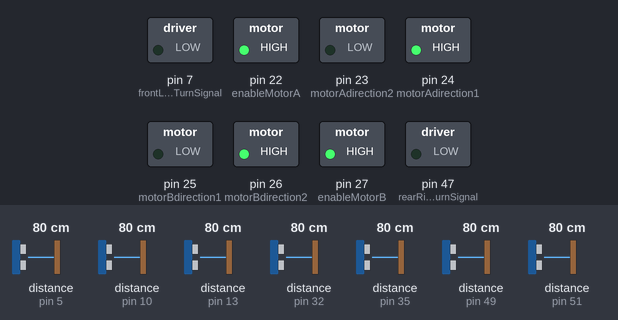
A sketch run on a simulated Arduino Mega 2560, built with avr-gcc and run on an emulated ATmega2560. Parts: switched loads named in the sketch (green lamp = pin HIGH). Wiring (inferred from the names in the program): ultrasonic range finder: trigger pin 31; echo pin 32. Dashed ring = blinking. The inputs (shaded band) are chosen by the test bench; at power-on: distance to the obstacle (sensors on pin 32, pin 51, pin 5, pin 10, pin 13, pin 35, pin 49) 80 cm. The echo pulse lasts 58.3 µs per cm; pins used as bus, display or sensor lines are not drawn.

Above: at 1.2 s.
1.3 s: distance to the obstacle (sensor on pin 32) set to 18 cm
2.8 s: distance to the obstacle (sensor on pin 32) set to 14 cm
At 5.3 s:
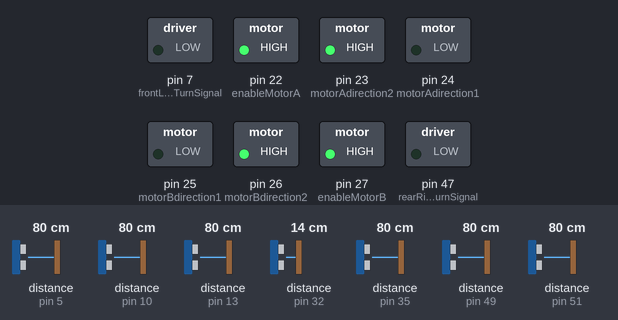
5.8 s: distance to the obstacle (sensor on pin 32) set to 35 cm
At 5.97 s:
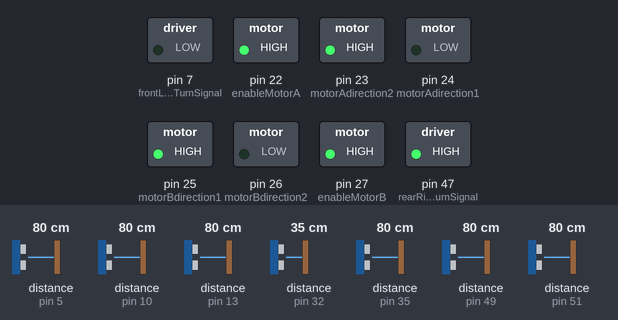
8.8 s: distance to the obstacle (sensor on pin 32) set to 2 cm
At 8.96 s:
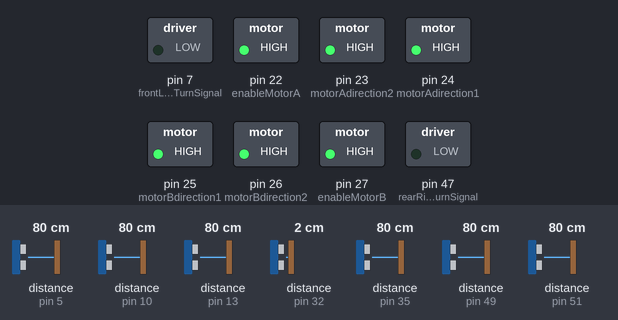
11.8 s: distance to the obstacle (sensor on pin 51) set to 13 cm
14.8 s: distance to the obstacle (sensor on pin 51) set to 10 cm
At 16.6 s:
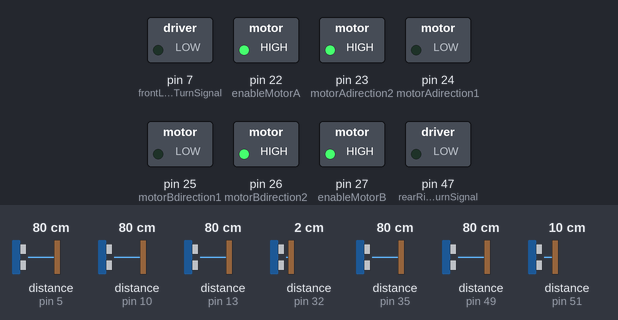
Timing chart, 0 to 18.7 s (numbered marks = the images above; inputs shaded):
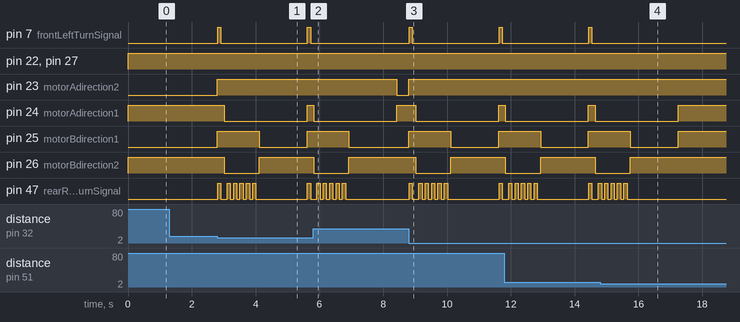

The sketch:

code.ino
```cpp
// Motor A setup

  int enableMotorA = 22; // Enables PWM signal for Motor A.
  int motorAdirection1 = 24; // Spinning direction of motor A [IN2] (i).
  int motorAdirection2 = 23; // Spinning direction of motor A [IN1] (ii).


// Motor B setup

  int enableMotorB = 27; //Enables PWM signal for Motor B.
  int motorBdirection1 = 25; // Spinning direction of motor B [IN4] (i).
  int motorBdirection2 = 26; // Spinning direction of motor B [IN3] (ii).


// Left turn signal setup

  int frontLeftTurnSignal = 7;
  int rearLeftTurnSignal = 50;


// Right turn signal setup

  int frontRightTurnSignal = 30;
  int rearRightTurnSignal = 47;

// Distance sensor setup

  // Front center distance sensor

    #define trigPinFC 31
    #define echoPinFC 32

  // Front left distance sensor

    #define trigPinFL 34
    #define echoPinFL 35

  // Front right distance sensor

    #define trigPinFR 6
    #define echoPinFR 5

  // Left side skirt distance sensor

    #define trigPinLSS 11
    #define echoPinLSS 10

  // Right side skirt distance sensor

    #define trigPinRSS 50
    #define echoPinRSS 51

  // Rear left distance sensor

    #define trigPinRL 12
    #define echoPinRL 13

  // Rear right distance sensor

    #define trigPinRR 48
    #define echoPinRR 49


void setup() {

  // Configure motor A:

    pinMode(enableMotorA, OUTPUT);
    pinMode(motorAdirection1, OUTPUT);
    pinMode(motorAdirection2, OUTPUT);


  // Configure motor B:

    pinMode(enableMotorB, OUTPUT);
    pinMode(motorBdirection1, OUTPUT);
    pinMode(motorBdirection2, OUTPUT);


  // Configure distance sensors:

    // Front center distance sensor

      pinMode(trigPinFC, OUTPUT);
      pinMode(echoPinFC, INPUT);

    // Front left distance sensor

      pinMode(trigPinFL, OUTPUT);
      pinMode(echoPinFL, INPUT);

    // Front right distance sensor

      pinMode(trigPinFR, OUTPUT);
      pinMode(echoPinFR, INPUT);

    // Left side skirt distance sensor

      pinMode(trigPinLSS, OUTPUT);
      pinMode(echoPinLSS, INPUT);

    // Right side skirt distance sensor

      pinMode(trigPinRSS, OUTPUT);
      pinMode(echoPinRSS, INPUT);

    // Rear left distance sensor

      pinMode(trigPinRL, OUTPUT);
      pinMode(echoPinRL, INPUT);

    // Rear right distance sensor

      pinMode(trigPinRR, OUTPUT);
      pinMode(echoPinRR, INPUT);

  // Configure turn signals:

    // Left turn signal

      pinMode(frontLeftTurnSignal, OUTPUT);
      pinMode(rearLeftTurnSignal, OUTPUT);

    // Right turn signal

      pinMode(frontRightTurnSignal, OUTPUT);
      pinMode(rearRightTurnSignal, OUTPUT);

  }


void loop() {
  movement();
  avoid();
  }


// Motor functions

  void forwardMotorA(){
    // Turns motor A on in the forward direction.
    digitalWrite(motorAdirection1, HIGH);
    digitalWrite(motorAdirection2, LOW);
  }


  void forwardMotorB(){
    // Turns motor B on in the forward direction.
    digitalWrite(motorBdirection1, LOW);
    digitalWrite(motorBdirection2, HIGH);
  }


  void backwardMotorA(){
    // Turns motor A on in the backward direction.
    digitalWrite(motorAdirection1, LOW);
    digitalWrite(motorAdirection2, HIGH);
  }


  void backwardMotorB(){
    // Turns motor B on in the backward direction.
    digitalWrite(motorBdirection1, HIGH);
    digitalWrite(motorBdirection2, LOW);
  }


  void stopMotorA(){
    // Motor A's shaft stops rotating.
    digitalWrite(motorAdirection1, HIGH);
    digitalWrite(motorAdirection2, HIGH);
  }


  void stopMotorB(){
    // Motor B's shaft stops rotating.
    digitalWrite(motorBdirection1, HIGH);
    digitalWrite(motorBdirection2, HIGH);
  }


  void coastMotorA(){
    // Car will coast from forward momentum from power of Motor A before it was turned off.
    digitalWrite(motorAdirection1, LOW);
    digitalWrite(motorAdirection2, LOW);
  }


  void coastMotorB(){
    // Car will coast from forward momentum from power of Motor B before it was turned off.
    digitalWrite(motorBdirection1, LOW);
    digitalWrite(motorBdirection2, LOW);
  }


  void motorAon(){
    // Turns motor A on.
    digitalWrite(enableMotorA, HIGH);
  }


  void motorBon(){
    // Turns motor B on.
    digitalWrite(enableMotorB, HIGH);
  }


  void motorAoff(){
    // Turns motor A off.
    digitalWrite(enableMotorA, LOW);
  }


  void motorBoff(){
    // Turns motor B off.
    digitalWrite(enableMotorB, LOW);
  }


// Movement functions

  void forward(int duration){
    // Car will move forward.
    forwardMotorA();
    forwardMotorB();
    delay(duration);
  }


  void backward(int duration){
    // Car will move backward.
    digitalWrite(frontLeftTurnSignal, HIGH);
    digitalWrite(rearLeftTurnSignal, HIGH);
    digitalWrite(frontRightTurnSignal, HIGH);
    digitalWrite(rearRightTurnSignal, HIGH);
    delay(100);
    digitalWrite(frontLeftTurnSignal, LOW);
    digitalWrite(rearLeftTurnSignal, LOW);
    digitalWrite(frontRightTurnSignal, LOW);
    digitalWrite(rearRightTurnSignal, LOW);
    delay(100);
    backwardMotorA();
    backwardMotorB();
    delay(duration);
  }


  void right(int duration){
    // Car will turn right.
    rightTurnSignal();
    backwardMotorA();
    forwardMotorB();
    delay(duration);
  }


  void left(int duration){
    // Car will turn left.
    leftTurnSignal();
    forwardMotorA();
    backwardMotorB();
    delay(duration);
  }


  void coast(int duration){
    // Car will coast.
    coastMotorA();
    coastMotorB();
    delay(duration);
  }


  void stopCar(int duration){
    // Car will stop.
    stopMotorA();
    stopMotorB();
    delay(duration);
  }


  void motorsOff(){
    // Both motors are turned off.
    motorAoff();
    motorBoff();
  }


  void motorsOn(){
    // Both motors are turned on.
    motorAon();
    motorBon();
  }


// Distance sensor measurements:

  // Front center distance sensor measurement

    int distanceFC(){
      int duration, distance;
      digitalWrite(trigPinFC, HIGH);
      delayMicroseconds(1000);
      digitalWrite(trigPinFC, LOW);
      duration = pulseIn(echoPinFC, HIGH);
      distance = (duration/2) / 29.1;
      return distance;
    }

  // Front left distance sensor measurement

    int distanceFL(){
      int duration, distance;
      digitalWrite(trigPinFL, HIGH);
      delayMicroseconds(1000);
      digitalWrite(trigPinFL, LOW);
      duration = pulseIn(echoPinFL, HIGH);
      distance = (duration/2) / 29.1;
      return distance;
    }


  // Front right distance sensor measurement

    int distanceFR(){
      int duration, distance;
      digitalWrite(trigPinFR, HIGH);
      delayMicroseconds(1000);
      digitalWrite(trigPinFR, LOW);
      duration = pulseIn(echoPinFR, HIGH);
      distance = (duration/2) / 29.1;
      return distance;
    }


  // Left side skirt distance measurement

    int distanceLSS(){
      int duration, distance;
      digitalWrite(trigPinLSS, HIGH);
      delayMicroseconds(1000);
      digitalWrite(trigPinLSS, LOW);
      duration = pulseIn(echoPinLSS, HIGH);
      distance = (duration/2) / 29.1;
      return distance;
    }


  // Right side skirt distance measurement

    int distanceRSS(){
      int duration, distance;
      digitalWrite(trigPinRSS, HIGH);
      delayMicroseconds(1000);
      digitalWrite(trigPinRSS, LOW);
      duration = pulseIn(echoPinRSS, HIGH);
      distance = (duration/2) / 29.1;
      return distance;
    }


  // Rear left distance measurement

    int distanceRL(){
      int duration, distance;
      digitalWrite(trigPinRL, HIGH);
      delayMicroseconds(1000);
      digitalWrite(trigPinRL, LOW);
      duration = pulseIn(echoPinRL, HIGH);
      distance = (duration/2) / 29.1;
      return distance;
    }


  // Rear right distance measurement

    int distanceRR(){
      int duration, distance;
      digitalWrite(trigPinRR, HIGH);
      delayMicroseconds(1000);
      digitalWrite(trigPinRR, LOW);
      duration = pulseIn(echoPinRR, HIGH);
      distance = (duration/2) / 29.1;
      return distance;
    }


// Movement functions

  void movement(){
    // Car will continually move forward until it meets specified parameters.
    int distance_0;
    distance_0 = distanceFC();
    while(distance_0 > 15){
      motorsOn();
      forward(1);
      distance_0 = distanceFC();
    }
    stopCar(0);
  }


  void avoidLeft(){
    // If the car's left side is too close to a wall, it will turn right and move forward.
    right(1500);
    }


  void avoidRight(){
    // If the car's right side is too close to a wall, it will turn left and move forward.
    left(1500);
    }


  void avoidBackupTurnAround(){
    // If the front center of the car is too close to a wall, it will drive backwards and turn around.
    backward(100);
    right(1500);
    }


  void avoidLeftCorner(){
    // If the car is stuck in a left corner, it will turn left, go backward, turn left, and go forward.
    left(1000);
    backward(100);
    left(1000);
    }


  void avoidRightCorner(){
    // If the car is stuck in a right corner, it will turn right, go backwards, turn right, and go forward.
    right(1000);
    backward(100);
    right(1000);
    }


  void avoidRightStraight(){
    // The car will straigthen forward when its front-left is about to be close to a wall.
    right(1000);
    forward(100);
    }


  void avoidLeftStraight(){
    // The car will straighten forward when its front-right is about to be close to a wall.
    left(1000);
    forward(100);
    }


  void goForward(){
    // If the car's rear end gets too close to a wall while backing up, it will move forward.
    forward(100);
  }


  void avoid(){
    // Car will move in particular directions given the parameters.
    if (distanceFC() < 8 && distanceLSS(), distanceRSS() > 10){
      avoidBackupTurnAround();
    }
    else if (distanceFL() < 7){
      avoidRightStraight();
    }
    else if (distanceFR() < 7){
      avoidLeftStraight();
    }
    else if (distanceLSS() < 7){
      avoidLeft();
    }
    else if (distanceRSS() < 7){
      avoidRight();
    }
    else if (distanceFC() < 8 && distanceLSS() < 8){
      avoidLeftCorner();
    }
    else if (distanceFC() < 8 && distanceRSS() < 8){
      avoidRightCorner();
    }
    else if (distanceRL() && distanceRR() < 8){
      goForward();
    }
}


  void leftTurnSignal() {
    // Left turn signals activates when car turns left.

      digitalWrite(frontLeftTurnSignal, HIGH);
      digitalWrite(rearLeftTurnSignal, HIGH);
      delay(100);
      digitalWrite(frontLeftTurnSignal, LOW);
      digitalWrite(rearLeftTurnSignal, LOW);
      delay(100);
      digitalWrite(frontLeftTurnSignal, HIGH);
      digitalWrite(rearLeftTurnSignal, HIGH);
      delay(100);
      digitalWrite(frontLeftTurnSignal, LOW);
      digitalWrite(rearLeftTurnSignal, LOW);
      delay(100);
      digitalWrite(frontLeftTurnSignal, HIGH);
      digitalWrite(rearLeftTurnSignal, HIGH);
      delay(100);
      digitalWrite(frontLeftTurnSignal, LOW);
      digitalWrite(rearLeftTurnSignal, LOW);
      delay(100);
      digitalWrite(frontLeftTurnSignal, HIGH);
      digitalWrite(rearLeftTurnSignal, HIGH);
      delay(100);
      digitalWrite(frontLeftTurnSignal, LOW);
      digitalWrite(rearLeftTurnSignal, LOW);
      delay(100);
      digitalWrite(frontLeftTurnSignal, HIGH);
      digitalWrite(rearLeftTurnSignal, HIGH);
      delay(100);
      digitalWrite(frontLeftTurnSignal, LOW);
      digitalWrite(rearLeftTurnSignal, LOW);
      delay(100);

  }


  void rightTurnSignal() {
    // Right turn signal activates when car turns right.

      digitalWrite(frontRightTurnSignal, HIGH);
      digitalWrite(rearRightTurnSignal, HIGH);
      delay(100);
      digitalWrite(frontRightTurnSignal, LOW);
      digitalWrite(rearRightTurnSignal, LOW);
      delay(100);
      digitalWrite(frontRightTurnSignal, HIGH);
      digitalWrite(rearRightTurnSignal, HIGH);
      delay(100);
      digitalWrite(frontRightTurnSignal, LOW);
      digitalWrite(rearRightTurnSignal, LOW);
      delay(100);
      digitalWrite(frontRightTurnSignal, HIGH);
      digitalWrite(rearRightTurnSignal, HIGH);
      delay(100);
      digitalWrite(frontRightTurnSignal, LOW);
      digitalWrite(rearRightTurnSignal, LOW);
      delay(100);
      digitalWrite(frontRightTurnSignal, HIGH);
      digitalWrite(rearRightTurnSignal, HIGH);
      delay(100);
      digitalWrite(frontRightTurnSignal, LOW);
      digitalWrite(rearRightTurnSignal, LOW);
      delay(100);
      digitalWrite(frontRightTurnSignal, HIGH);
      digitalWrite(rearRightTurnSignal, HIGH);
      delay(100);
      digitalWrite(frontRightTurnSignal, LOW);
      digitalWrite(rearRightTurnSignal, LOW);
      delay(100);

  }
```

Measured:
- the behaviour switches between 17 and 16 cm on distance to the obstacle (sensor on pin 32) (found by bisection; images 0 and 1)
- the behaviour switches between 12 and 11 cm on distance to the obstacle (sensor on pin 51) (found by bisection; images 3 and 4)
- after the input at 1.3 s, every drawn part: stays the same
- after the input at 2.8 s, pin 7 (frontLeftTurnSignal): alternates HIGH for 0.10 s and LOW for 2.7 s, starting at once; pin 23 (motorAdirection2): LOW → HIGH at once
- after the input at 5.8 s, pin 7 (frontLeftTurnSignal): stays LOW (without the input it goes to HIGH after 2.6 s); pin 23 (motorAdirection2): HIGH → LOW after 2.6 s; pin 25 (motorBdirection1): goes on until 6.9 s, then stays LOW; pin 47 (rearRightTurnSignal): goes on until 6.8 s, then stays LOW
- after the input at 8.8 s, pin 7 (frontLeftTurnSignal): alternates HIGH for 0.10 s and LOW for 2.7 s, starting at once; pin 23 (motorAdirection2): LOW → HIGH at once
- after the input at 14.8 s, pin 7 (frontLeftTurnSignal): stays LOW (without the input it goes to HIGH after 2.5 s); pin 24 (motorAdirection1): goes on until 17.2 s, then stays HIGH; pin 26 (motorBdirection2): goes on until 15.7 s, then stays HIGH; pin 47 (rearRightTurnSignal): goes on until 15.6 s, then stays LOW
